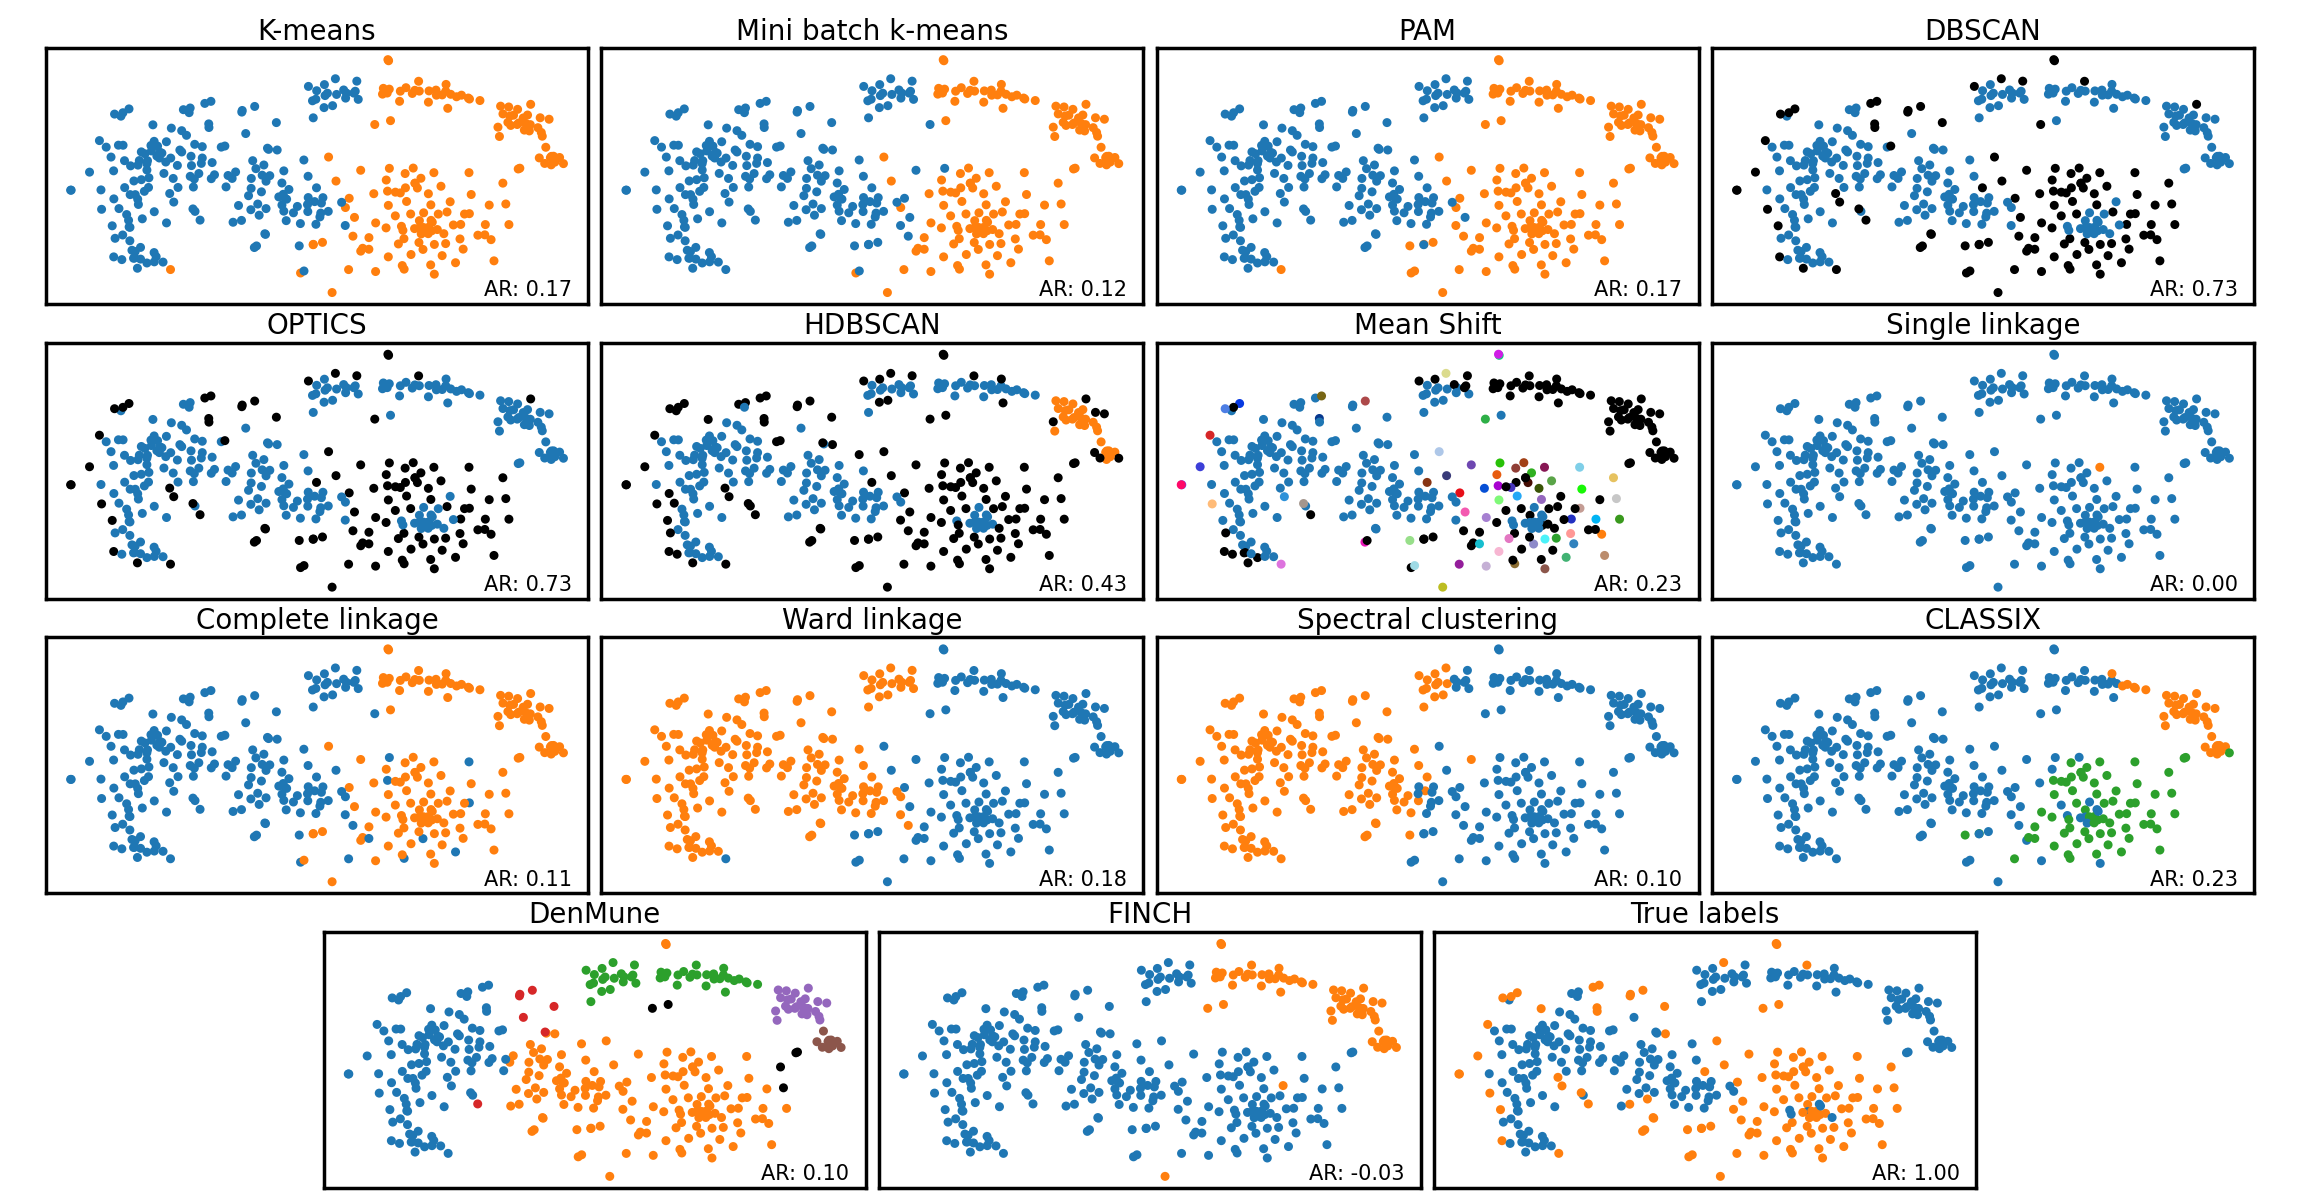

This chart was generated by the following Python code:
import numpy as np
from sklearn.cluster import AgglomerativeClustering, DBSCAN, HDBSCAN, KMeans, MiniBatchKMeans, MeanShift, OPTICS, SpectralClustering, estimate_bandwidth
from denmune import DenMune
from classix import CLASSIX
from sklearn_extra.cluster import KMedoids
from sklearn import metrics
from finch import FINCH
from sklearn.preprocessing import StandardScaler
import matplotlib.pyplot as plt
import matplotlib.gridspec as gridspec
from itertools import cycle, islice
import clustbench
from sklearn.manifold import TSNE

# Set seed
np.random.seed(0)

# Function to fix labeling of denmune clustering so it yields indices of labels in standard range starting from -1
def fix_denmune_labels(labels):
    transformed_labels=[]
    seen_labels={}
    counter=0
    for value in labels:
        if value < 0:
            transformed_labels.append(-1)
        elif str(value) in seen_labels:
            transformed_labels.append(seen_labels[str(value)])
        elif str(value) not in seen_labels:
            seen_labels[str(value)]=counter
            transformed_labels.append(seen_labels[str(value)])
            counter+=1
    return transformed_labels

# Function to show Adjusted Rand Index on the plots
def show_ar(axes, preds, true_labels):
    ar=metrics.adjusted_rand_score(true_labels, preds)
    axes.text(
            0.97,
            0.03,
            ("AR: %.2f" % ar),
            transform=axes.transAxes,
            size=15,
            horizontalalignment="right",
        )

# Define 100 distinct colours for labels
colours_distinct=['#1f77b4', '#ff7f0e', '#2ca02c', '#d62728', '#9467bd', '#8c564b', 
                  '#e377c2', '#bcbd22', '#17becf', '#aec7e8', '#ffbb78', '#98df8a', 
                  '#ff9896', '#c5b0d5', '#c49c94', '#f7b6d2', '#c7c7c7', '#dbdb8d', 
                  '#9edae5', '#8c6d31', '#393b79', '#ad494a', '#3182bd', '#8d8ac9', 
                  '#e6c260', '#4bf2f9', '#e70e18', '#0739e1', '#2e92d9', '#941d9b', 
                  '#41b273', '#e716b7', '#dd73de', '#064fd5', '#873514', '#bb8c6d', 
                  '#2eaf47', '#5655f1', '#d01de6', '#6e47b1', '#903e36', '#a4968d', 
                  '#2230c1', '#3c3fd8', '#4635be', '#08388e', '#f359b0', '#a680d1', 
                  '#01b4f4', '#0ed77b', '#a24016', '#871754', '#7fcfe8', '#ff0868', 
                  '#7ff978', '#e75c0f', '#25a8f6', '#a802d0', '#28c108', '#30af20', 
                  '#786615', '#5aa448', '#470d04', '#4d7ee4', '#39991d', '#395406', 
                  '#18f706', '#27b094', '#831ef5', '#add0e3', '#2e3c84', '#5fc713', 
                  '#d7dafc', '#635c7b', '#5a1fd1', '#396f43', '#b57590', '#26a0c0', 
                  '#1c3356', '#f28373', '#20ee6a', '#3689cc', '#2752d1', '#234f64', 
                  '#8f2564', '#2765bc', '#ff0109', '#481993', '#ec8b01', '#7d83ad', 
                  '#98f4f2', '#8f9af4', '#7af4c4', '#dfe28b', '#d5e2b6', '#a41009', 
                  '#7dd27d', '#27ef48', '#409347', '#fb6124']

# Load data
ionosphere=clustbench.load_dataset('uci', 'ionosphere')
ionosphere_labels=ionosphere.labels[0]
ionosphere=ionosphere.data

# Standardise data
scaled_ionosphere=StandardScaler().fit_transform(ionosphere)

# Define parameters

n_clusters=2
min_samples=5
min_cluster_size=21
min_samples_hdbscan=3
eps=3.214
n_neighbors=25
denmune_neigh=9
classix_radius=0.49
classix_minpts=8
bandwidth = estimate_bandwidth(scaled_ionosphere, quantile=0.165)


# Fit models
kmeans=KMeans(n_clusters=n_clusters, init='k-means++', n_init=10).fit(scaled_ionosphere)
minibatch_kmeans=MiniBatchKMeans(n_clusters=n_clusters, init='k-means++', n_init=10).fit(scaled_ionosphere)
pam=KMedoids(n_clusters=n_clusters, init='k-medoids++').fit(scaled_ionosphere)
dbscan=DBSCAN(min_samples=min_samples, eps=eps).fit(scaled_ionosphere)
optics=OPTICS(min_samples=min_samples, metric='euclidean', cluster_method='dbscan', eps=eps).fit(scaled_ionosphere)
hdbscan=HDBSCAN(min_samples=min_samples_hdbscan, min_cluster_size=min_cluster_size).fit(scaled_ionosphere)
mean_shift=MeanShift(bandwidth=bandwidth, cluster_all=False).fit(scaled_ionosphere)
single=AgglomerativeClustering(n_clusters=n_clusters, linkage='single').fit(scaled_ionosphere)
complete=AgglomerativeClustering(n_clusters=n_clusters, linkage='complete').fit(scaled_ionosphere)
ward=AgglomerativeClustering(n_clusters=n_clusters, linkage='ward').fit(scaled_ionosphere)
spectral=SpectralClustering(n_clusters=n_clusters, affinity='nearest_neighbors', n_neighbors=n_neighbors, assign_labels='kmeans').fit(scaled_ionosphere)
classix=CLASSIX(sorting='pca', group_merging='density', radius=classix_radius, minPts=classix_minpts, verbose=0).fit(scaled_ionosphere)
denmune, _=DenMune(train_data=scaled_ionosphere, k_nearest=denmune_neigh).fit_predict(show_plots=False, show_analyzer=False)
c, num_clust, req_c=FINCH(data=scaled_ionosphere, req_clust=n_clusters, distance='euclidean', verbose=False)

# Fix labels for demune model
denmune_labels=fix_denmune_labels(denmune['train'])

# Project data into 2D
tsne=TSNE(n_components=2, random_state=0)
projections=tsne.fit_transform(scaled_ionosphere)

# Plot results
plt.figure(figsize=(23, 12))
G = gridspec.GridSpec(4, 8)
plt.subplots_adjust(left=0.02, right=0.98, bottom=0.01, top=0.96, wspace=0.05, hspace=0.15)
plt.rcParams.update({
    "text.usetex": True
})
ax1 = plt.subplot(G[0, 0:2])
ax2 = plt.subplot(G[0, 2:4])
ax3 = plt.subplot(G[0, 4:6])
ax4 = plt.subplot(G[0, 6:8])
ax5 = plt.subplot(G[1, 0:2])
ax6 = plt.subplot(G[1, 2:4])
ax7 = plt.subplot(G[1, 4:6])
ax8 = plt.subplot(G[1, 6:8])
ax9 = plt.subplot(G[2, 0:2])
ax10 = plt.subplot(G[2, 2:4])
ax11 = plt.subplot(G[2, 4:6])
ax12 = plt.subplot(G[2, 6:8])
ax13 = plt.subplot(G[3, 1:3])
ax14 = plt.subplot(G[3, 3:5])
ax15 = plt.subplot(G[3, 5:7])

# kmeans plot
colors = np.array(list(islice(cycle(colours_distinct), len(np.unique(kmeans.labels_)))))
colors = np.append(colors, ["#000000"])
ax1.scatter(projections[:, 0], projections[:, 1], color=colors[kmeans.labels_], s=20)
ax1.set_title(r'$k$-means', size=20)
ax1.set_xticks(())
ax1.set_yticks(())
show_ar(ax1, kmeans.labels_, ionosphere_labels)

# mini batch kmeans plot
colors = np.array(list(islice(cycle(colours_distinct), len(np.unique(minibatch_kmeans.labels_)))))
colors = np.append(colors, ["#000000"])
ax2.scatter(projections[:, 0], projections[:, 1], color=colors[minibatch_kmeans.labels_], s=20)
ax2.set_title(r'Mini batch $k$-means', size=20)
ax2.set_xticks(())
ax2.set_yticks(())
show_ar(ax2, minibatch_kmeans.labels_, ionosphere_labels)

# pam plot
colors = np.array(list(islice(cycle(colours_distinct), len(np.unique(pam.labels_)))))
colors = np.append(colors, ["#000000"])
ax3.scatter(projections[:, 0], projections[:, 1], color=colors[pam.labels_], s=20)
ax3.set_title("PAM", size=20)
ax3.set_xticks(())
ax3.set_yticks(())
show_ar(ax3, pam.labels_, ionosphere_labels)

# dbscan plot
colors = np.array(list(islice(cycle(colours_distinct), len(np.unique(dbscan.labels_)))))
colors = np.append(colors, ["#000000"])
ax4.scatter(projections[:, 0], projections[:, 1], color=colors[dbscan.labels_], s=20)
ax4.set_title("DBSCAN", size=20)
ax4.set_xticks(())
ax4.set_yticks(())
show_ar(ax4, dbscan.labels_, ionosphere_labels)

# optics plot
colors = np.array(list(islice(cycle(colours_distinct), len(np.unique(optics.labels_)))))
colors = np.append(colors, ["#000000"])
ax5.scatter(projections[:, 0], projections[:, 1], color=colors[optics.labels_], s=20)
ax5.set_title("OPTICS", size=20)
ax5.set_xticks(())
ax5.set_yticks(())
show_ar(ax5, optics.labels_, ionosphere_labels)

# hdbscan plot
colors = np.array(list(islice(cycle(colours_distinct), len(np.unique(hdbscan.labels_)))))
colors = np.append(colors, ["#000000"])
ax6.scatter(projections[:, 0], projections[:, 1], color=colors[hdbscan.labels_], s=20)
ax6.set_title("HDBSCAN", size=20)
ax6.set_xticks(())
ax6.set_yticks(())
show_ar(ax6, hdbscan.labels_, ionosphere_labels)

# mean shift plot
colors = np.array(list(islice(cycle(colours_distinct), len(np.unique(mean_shift.labels_)))))
colors = np.append(colors, ["#000000"])
ax7.scatter(projections[:, 0], projections[:, 1], color=colors[mean_shift.labels_], s=20)
ax7.set_title("Mean Shift", size=20)
ax7.set_xticks(())
ax7.set_yticks(())
show_ar(ax7, mean_shift.labels_, ionosphere_labels)

# single linkage plot
colors = np.array(list(islice(cycle(colours_distinct), len(np.unique(single.labels_)))))
colors = np.append(colors, ["#000000"])
ax8.scatter(projections[:, 0], projections[:, 1], color=colors[single.labels_], s=20)
ax8.set_title("Single linkage", size=20)
ax8.set_xticks(())
ax8.set_yticks(())
show_ar(ax8, single.labels_, ionosphere_labels)

# complete linkage plot
colors = np.array(list(islice(cycle(colours_distinct), len(np.unique(complete.labels_)))))
colors = np.append(colors, ["#000000"])
ax9.scatter(projections[:, 0], projections[:, 1], color=colors[complete.labels_], s=20)
ax9.set_title("Complete linkage", size=20)
ax9.set_xticks(())
ax9.set_yticks(())
show_ar(ax9, complete.labels_, ionosphere_labels)

# ward linkage plot
colors = np.array(list(islice(cycle(colours_distinct), len(np.unique(ward.labels_)))))
colors = np.append(colors, ["#000000"])
ax10.scatter(projections[:, 0], projections[:, 1], color=colors[ward.labels_], s=20)
ax10.set_title("Ward linkage", size=20)
ax10.set_xticks(())
ax10.set_yticks(())
show_ar(ax10, ward.labels_, ionosphere_labels)

# spectral clustering plot
colors = np.array(list(islice(cycle(colours_distinct), len(np.unique(spectral.labels_)))))
colors = np.append(colors, ["#000000"])
ax11.scatter(projections[:, 0], projections[:, 1], color=colors[spectral.labels_], s=20)
ax11.set_title("Spectral clustering", size=20)
ax11.set_xticks(())
ax11.set_yticks(())
show_ar(ax11, spectral.labels_, ionosphere_labels)

# classix clustering plot
colors = np.array(list(islice(cycle(colours_distinct), len(np.unique(classix.labels_)))))
colors = np.append(colors, ["#000000"])
ax12.scatter(projections[:, 0], projections[:, 1], color=colors[classix.labels_], s=20)
ax12.set_title("CLASSIX", size=20)
ax12.set_xticks(())
ax12.set_yticks(())
show_ar(ax12, classix.labels_, ionosphere_labels)

# denmune clustering plot
colors = np.array(list(islice(cycle(colours_distinct), len(np.unique(denmune_labels)))))
colors = np.append(colors, ["#000000"])
ax13.scatter(projections[:, 0], projections[:, 1], color=colors[denmune_labels], s=20)
ax13.set_title("DenMune", size=20)
ax13.set_xticks(())
ax13.set_yticks(())
show_ar(ax13, denmune_labels, ionosphere_labels)

# finch clustering plot
colors = np.array(list(islice(cycle(colours_distinct), len(np.unique(req_c)))))
colors = np.append(colors, ["#000000"])
ax14.scatter(projections[:, 0], projections[:, 1], color=colors[req_c], s=20)
ax14.set_title("FINCH", size=20)
ax14.set_xticks(())
ax14.set_yticks(())
show_ar(ax14, req_c, ionosphere_labels)

# true labels plot
colors = np.array(list(islice(cycle(colours_distinct), len(np.unique(ionosphere_labels)))))
colors = np.append(colors, ["#000000"])
ax15.scatter(projections[:, 0], projections[:, 1], color=colors[ionosphere_labels-1], s=20)
ax15.set_title("True labels", size=20)
ax15.set_xticks(())
ax15.set_yticks(())
show_ar(ax15, ionosphere_labels, ionosphere_labels)

plt.savefig("ionosphere.pdf")